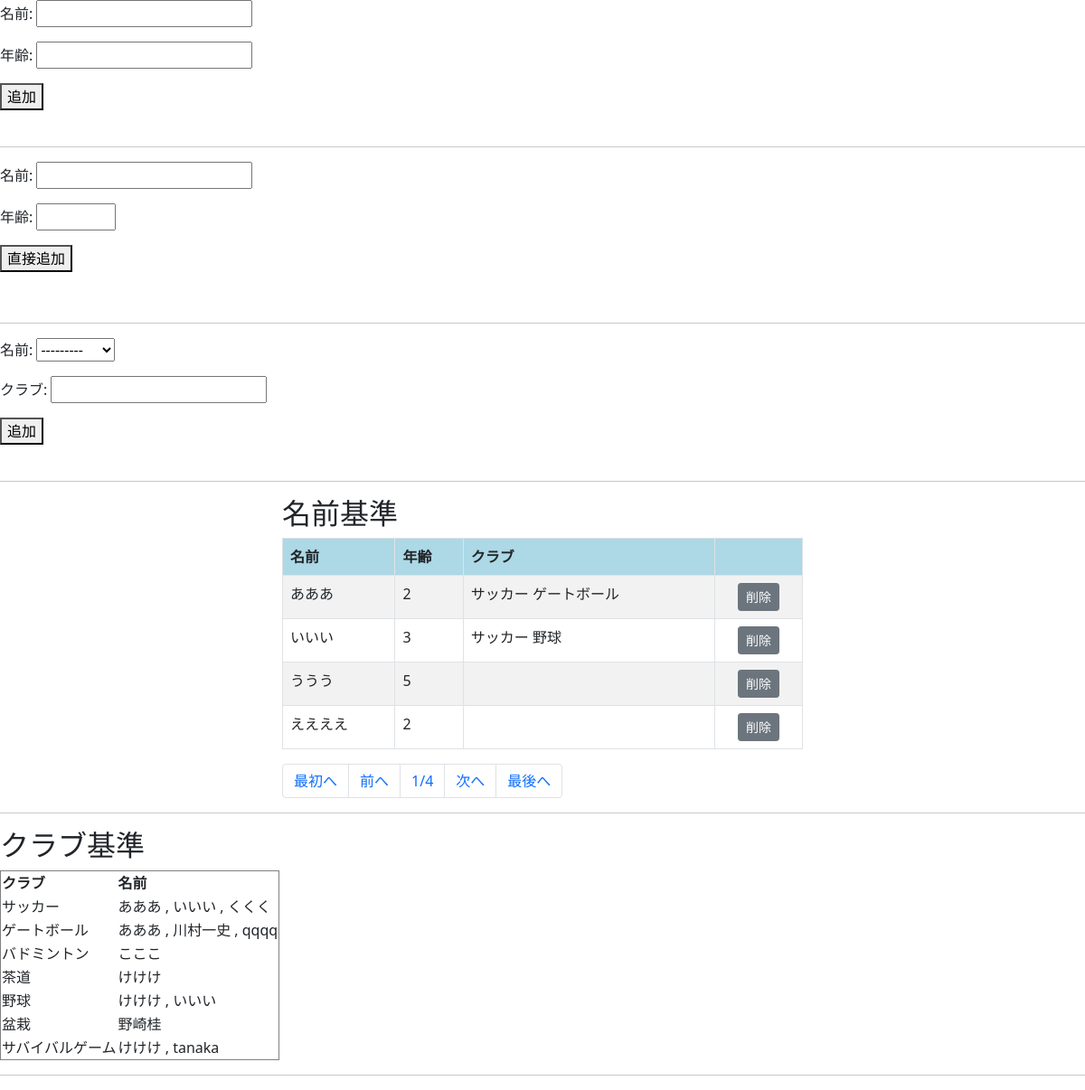
Page /plac3/omote/ on the committed database.
### plac3/models.py (models this page shows)
class Omote(models.Model):
    name=models.CharField(max_length=10,verbose_name="名前")
    age=models.IntegerField(verbose_name="年齢")
    def __str__(self):
        return self.name

class Ura(models.Model):
    name2=models.ForeignKey(Omote,verbose_name="名前",on_delete=models.CASCADE)
    club=models.CharField(max_length=20,verbose_name="クラブ")
    def __str__(self):
        return self.club

### plac3/views.py (the view)
# urls.py: path('omote/',omote,name="omote"),
def omote(request,num=1):
    items=Omote.objects.all()
    pages=Paginator(items, 4)
    data=pages.get_page(num)
    dic={}
    jdata1=Ura.objects.all()
    jdata2=Ura.objects.distinct().values_list("club",flat=True)
    for item in jdata2:
        a=[]
        for i in jdata1:
            if str(item) == str(i):
                b=str(i.name2)
                a.append(b)
        a=" , ".join(a)
        dic[item]=a
    params={
        "data":data,
        "data2":dic,
        "form1":Omoteform(),
        "form2":Uraform(),
            }
    return render(request,"plac3/omote.html",params)

### plac3/forms.py
class Omoteform(ModelForm):
    class Meta:
        model=Omote
        fields=["name","age"]

class Uraform(ModelForm):
    class Meta:
        model=Ura
        fields=["name2","club"]

### plac3/templates/plac3/omote.html (shortened to what this page needs)
<!DOCTYPE html>
<html>
    <head>
        <link href="https://cdn.jsdelivr.net/npm/bootstrap@5.0.2/dist/css/bootstrap.min.css" rel="stylesheet">
    </head>
    <body>
        <form action="{% url 'name' %}" method="post">{% csrf_token %}
            {{form1.as_p}}
            <button type="submit">追加</button>
        </form>
        <br><hr>
        <form action="{% url 'omote_test' %}" method="post">{% csrf_token %}
            <p><label for="test1">名前:</label>
            <input type="text" id="test1" name="test_name" required></p>
            <p><label for="test2">年齢:</label>
            <input type="number" id="test2" name="test_age" min=0 max=60 required></p>
            <p><button type="submit">直接追加</button></p>
        </form>
        <br><hr>
        <form action="{% url 'club' %}" method="post">{% csrf_token %}
            {{form2.as_p}}
            <button type="submit">追加</button>
        </form>
        <br><hr>
        <div class="container" style="width:50%">
            <h2>名前基準</h2>
                <table class="table table-striped table-bordered">
                    <thead class="test1">
                    <tr>
                        <th style="width: auto">名前</th>
                        <th style="width: auto">年齢</th>
                        <th style="width: auto">クラブ</th>
                        <th style="width: auto"></th>
                    </tr>
                    </thead>
                    <tbody>
                    {% for item in data %}
                    <tr>
                        <td>{{item.name}}</td>
                        <td>{{item.age}}</td>
                        <td>
                            {% for i in item.ura_set.all %}
                            {{i.club}}
                            {% endfor %}
                        </td>
                        <td align="center"><a href="{% url 'delete' item.pk %}">
                            <button type="button" class="btn btn-secondary btn-sm">削除</button></a>
                        </td>
                    </tr>
                    {% endfor %}
                    </tbody>
                </table>
                <nav aria-label="Page navigation example">
                    <ul class="pagination">
                    {% if data.has_previous %}
                    <li class="page-item"><a class="page-link" href="{% url 'omote' %}">最初へ</a></li>
                    <li class="page-item"><a class="page-link" href="{% url 'omote' %}{{data.previous_page_number}}">前へ</a></li>
                    {% else %}
                    <li class="page-item"><a class="page-link" pointer-events: none;>最初へ</a></li>
                    <li class="page-item"><a class="page-link" pointer-events: none;>前へ</a></li>
                    {% endif %}
                    <li class="page-item"><a class="page-link" pointer-events: none;>{{data.number}}/{{data.paginator.num_pages}}</a></li>
                    {% if data.has_next %}
                    <li class="page-item"><a class="page-link" href="{% url 'omote' %}{{data.next_page_number}}">次へ</a></li>
                    <li class="page-item"><a class="page-link" href="{% url 'omote' %}{{data.paginator.num_pages}}">最後へ</a></li>
                    {% else %}
                    <li class="page-item"><a class="page-link" pointer-events: none;>次へ</a></li>
                    <li class="page-item"><a class="page-link" pointer-events: none;>最後へ</a></li>
                    {% endif %}
                    </ul>
                </nav>
        </div>
        <hr>
        <h2>クラブ基準</h2>
        <table border="1" style="border-collapse: collapse">
            <tr>
                <th>クラブ</th>
                <th>名前</th>
            </tr>
            {% for key,value in data2.items %}
            <tr>
                <td>{{key}}</td>
                <td>{{value}}</td>
            </tr>
            {% endfor %}
        </table>
        <hr>
    </body>
</html>

### plac3/templates/plac3/omote.html (style rules this page uses)
.test1 { background-color: lightblue; }

### rows in the picture
Omote: name "あああ", age "2"
Ura: club "サッカー"
Ura: club "ゲートボール"
Omote: name "いいい", age "3"
Ura: club "サッカー"
Ura: club "野球"
Omote: name "ううう", age "5"
Omote: name "ええええ", age "2"
Omote: data2 "こここ"
Omote: data2 "けけけ"
Omote: data2 "野崎桂"

### other values in the picture
{{ data.number }} "1"
{{ data.paginator.num_pages }} "4"
{{ key }} "サッカー" "ゲートボール" "バドミントン" "茶道" "野球" "盆栽" "サバイバルゲーム"
{{ value }} "あああ , いいい , くくく" "あああ , 川村一史 , qqqq" "けけけ , いいい" "けけけ , tanaka"
